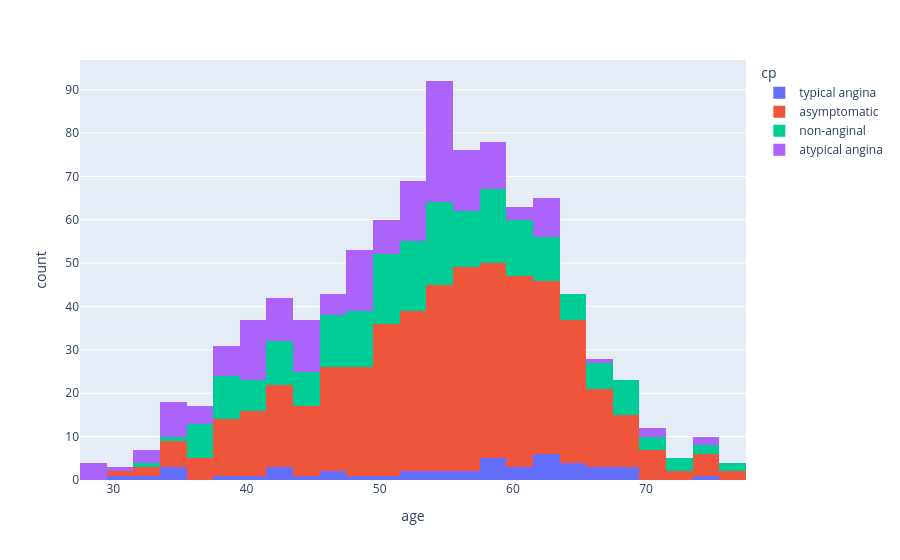

The notebook cell saved with this chart:
### Code cell
# draw the plot of age column group by cp column using plotly
fig = px.histogram(df, x='age', color = 'cp')
fig.show()

### Figure 1 — Plotly figure (JSON) as saved in the notebook; plotly's stock layout.template omitted (floating-point values rounded to 4 significant figures; data arrays with more than 128 entries replaced by an {"elided": "..."} marker saying what was removed)
{"data": [{"bingroup": "x", "hovertemplate": "cp=typical angina<br>age=%{x}<br>count=%{y}<extra></extra>", "legendgroup": "typical angina", "marker": {"color": "#636efa", "pattern": {"shape": ""}}, "name": "typical angina", "orientation": "v", "showlegend": true, "type": "histogram", "x": [63, 64, 58, 66, 69, 40, 51, 34, 52, 65, 59, 52, 42, 59, 69, 59, 38, 56, 61, 60, 59, 64, 45, 30, 35, 43, 47, 54, 57, 62, 34, 43, 46, 55, 32, 62, 62, 67, 67, 65, 49, 62, 61, 68, 74, 62], "xaxis": "x", "yaxis": "y"}, {"bingroup": "x", "hovertemplate": "cp=asymptomatic<br>age=%{x}<br>count=%{y}<extra></extra>", "legendgroup": "asymptomatic", "marker": {"color": "#EF553B", "pattern": {"shape": ""}}, "name": "asymptomatic", "orientation": "v", "showlegend": true, "type": "histogram", "x": {"elided": "496 int values"}, "xaxis": "x", "yaxis": "y"}, {"bingroup": "x", "hovertemplate": "cp=non-anginal<br>age=%{x}<br>count=%{y}<extra></extra>", "legendgroup": "non-anginal", "marker": {"color": "#00cc96", "pattern": {"shape": ""}}, "name": "non-anginal", "orientation": "v", "showlegend": true, "type": "histogram", "x": {"elided": "204 int values"}, "xaxis": "x", "yaxis": "y"}, {"bingroup": "x", "hovertemplate": "cp=atypical angina<br>age=%{x}<br>count=%{y}<extra></extra>", "legendgroup": "atypical angina", "marker": {"color": "#ab63fa", "pattern": {"shape": ""}}, "name": "atypical angina", "orientation": "v", "showlegend": true, "type": "histogram", "x": {"elided": "174 int values"}, "xaxis": "x", "yaxis": "y"}], "layout": {"barmode": "relative", "legend": {"title": {"text": "cp"}, "tracegroupgap": 0}, "margin": {"t": 60}, "xaxis": {"anchor": "y", "domain": [0, 1], "title": {"text": "age"}}, "yaxis": {"anchor": "x", "domain": [0, 1], "title": {"text": "count"}}}}
